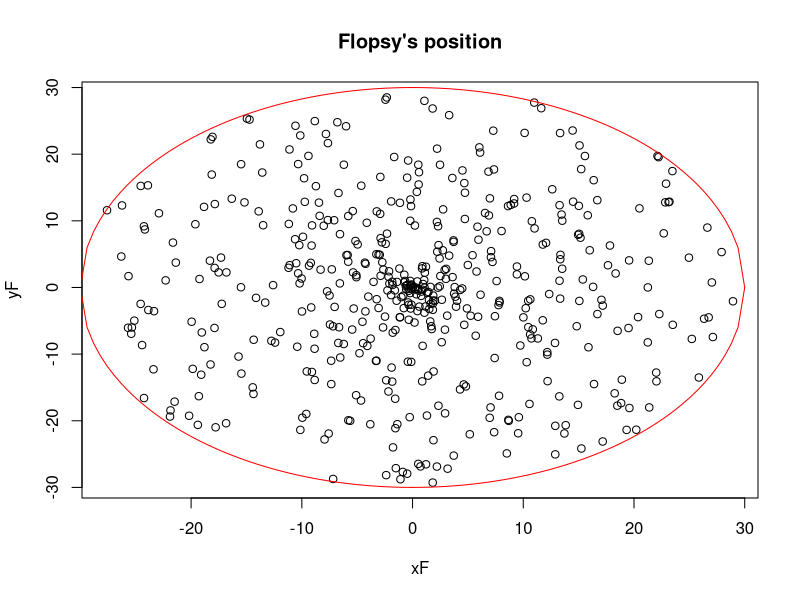
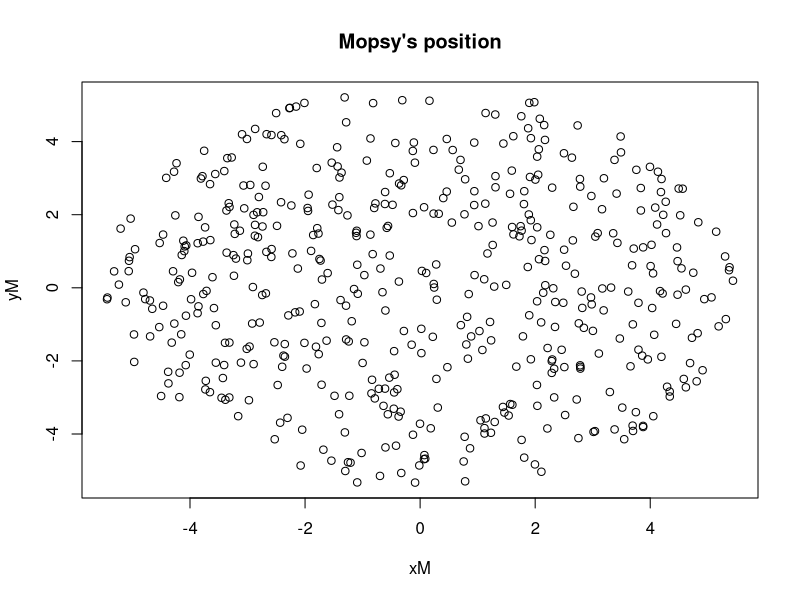
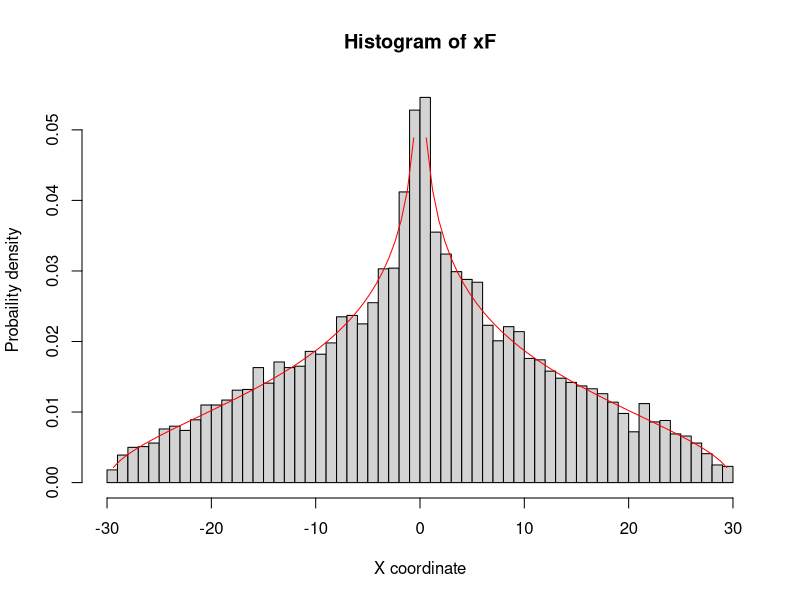
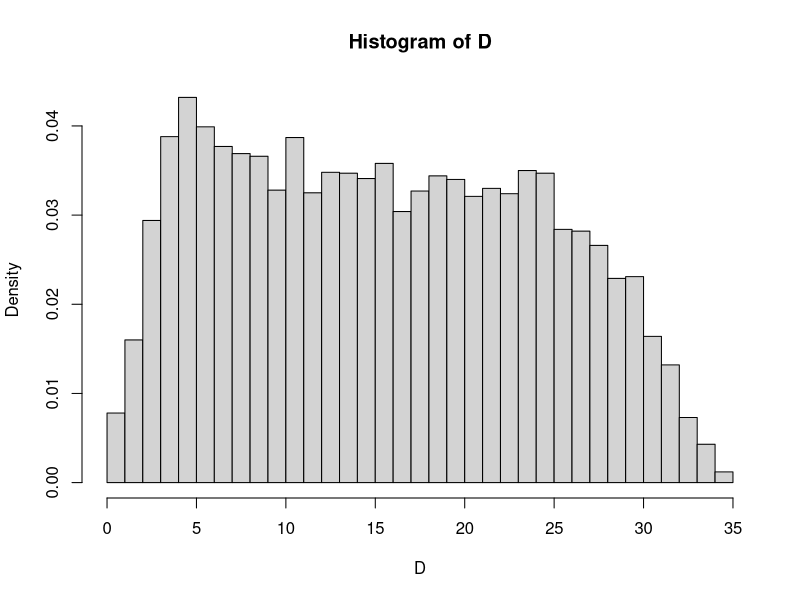

The R script that drew these images, in order: (Note: this script raises an error after producing the figures.)
## ---- chunk 1
knitr::opts_chunk$set(echo = TRUE)
## ---- chunk 2
n = 500

thetaF = runif(n, 0, 2*pi)
rF = runif(n, 0, 30)

xF = rF * cos(thetaF)
yF = rF * sin(thetaF)

plot(xF, yF, main = "Flopsy's position")


add_circle=function(radius)
{
 xcoord=(radius/50)*c(-50:50)
 ycoord_pos=sqrt(radius^2-xcoord^2)
 ycoord_neg=-sqrt(radius^2-xcoord^2)
 points(xcoord,ycoord_pos,type='l',col='red')
 points(xcoord,ycoord_neg,type='l',col='red')
}
add_circle(30)
## ---- chunk 3
xM = c()
yM = c()
while(length(xM) < 500){
  XY = runif(2, -30, 30)
  if(XY[1]^2 + XY[2]^2 <= 30){
    xM = append(xM, XY[1])
    yM = append(yM, XY[2])
  }
}
plot(xM, yM, main = "Mopsy's position")
## ---- chunk 4
n = 10000
thetaF = runif(n, 0, 2*pi)
rF = runif(n, 0, 30)

xF = rF * cos(thetaF)
yF = rF * sin(thetaF)

hist(xF, breaks = 60, prob = TRUE, xlab = "X coordinate", ylab = "Probaility density")

pdf_f=function(x)
{
 fx= (1/pi)*(1/sqrt(30^2-x^2)) +
     (1/(30*pi))*log(30+sqrt(30^2-x^2)) +
     (-1/(30*pi))*log(abs(x)) +
     (-1/(30*pi)) +
     (-x^2/(30*pi))*(1/(30+sqrt(30^2-x^2)))*
     (1/sqrt(30^2-x^2))
 fx
}
curve(pdf_f, add = TRUE, col = 'red')
## ---- chunk 5
n = 10000
# Flopsy
thetaF = runif(n, 0, 2*pi)
rF = runif(n, 0, 30)

xF = rF * cos(thetaF)
yF = rF * sin(thetaF)

# Mopsy
xM = c()
yM = c()
while(length(xM) < n){
  XY = runif(2, -30, 30)
  if(XY[1]^2 + XY[2]^2 <= 30){
    xM = append(xM, XY[1])
    yM = append(yM, XY[2])
  }
}
D = numeric(n)
for(i in 1:n){
  D[i] = sqrt((xF[i] - xM[i])^2 + (yF[i] - yM[i])^2)
}

hist(D, breaks = 30, prob = TRUE)
est = sum(D) / n
## ---- chunk 6
# i.
Z = rep(c(0), n)
for(i in 1:n){
  if(D[i] < 15){
    Z[i] = 1
  }
}

# ii.
p_E = sum(Z) / n

# iii.
sdev = sdphat(p_E, n)

# iv.

